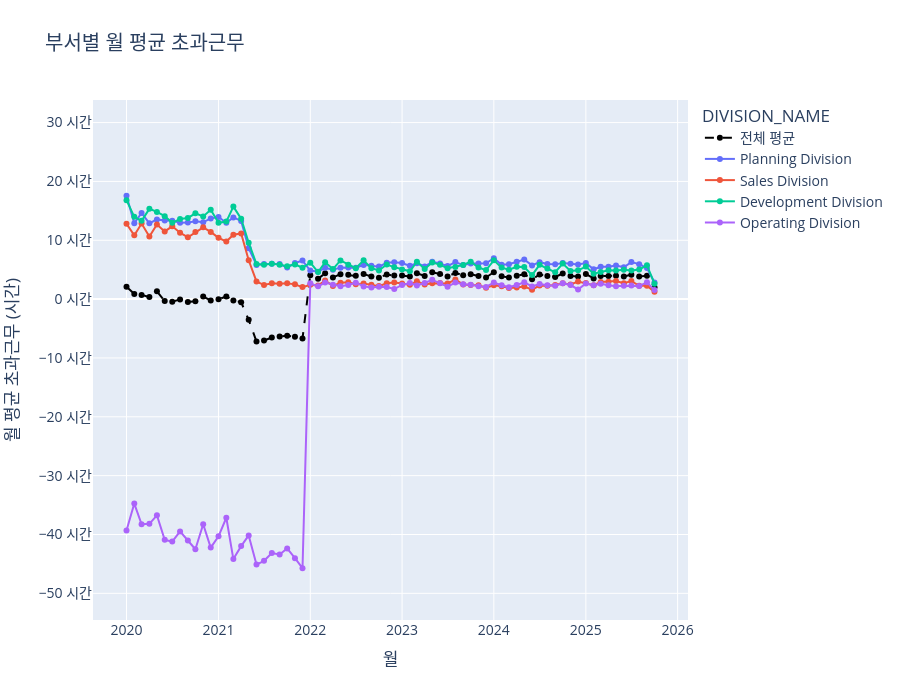

Notebook code for this chart:
### Code cell
# 2. 필요한 모듈 임포트
import pandas as pd
import plotly.graph_objects as go
import plotly.io as pio
from IPython.display import display

from services.data_preparer import prepare_proposal_13_data
from services.proposal_views.proposal_13_view import create_figure_and_df

# --- 테스트 실행 ---

# 1. app.py의 역할 (1): 데이터 준비 함수를 호출하여 필요한 데이터를 미리 로드합니다.
print("Step 1: `data_preparer`를 통해 분석용 데이터와 순서 정보를 준비합니다...")
# 글로벌 필터는 모두 기본값('전체')으로 호출
data_bundle = prepare_proposal_13_data() 
analysis_df = data_bundle.get("analysis_df", pd.DataFrame())
order_map = data_bundle.get("order_map", {})
print(" -> 데이터 준비 완료!")


# 2. app.py의 역할 (2): 사용자가 Streamlit 위젯을 통해 필터를 선택했다고 가정합니다.

# 2-1. app.py에 있을 차원 설정(Dimension Config) 정의
DIMENSION_CONFIG = {
    '부서별': {'type': 'hierarchical', 'top': 'DIVISION_NAME', 'sub': 'OFFICE_NAME'},
    '직무별': {'type': 'hierarchical', 'top': 'JOB_L1_NAME', 'sub': 'JOB_L2_NAME'},
    '직위직급별': {'type': 'hierarchical', 'top': 'POSITION_NAME', 'sub': 'GRADE_ID'}, # 직위/직급은 계층형으로 처리
    '성별': {'type': 'flat', 'col': 'GENDER'},
    '연령별': {'type': 'flat', 'col': 'AGE_BIN'},
    '경력연차별': {'type': 'flat', 'col': 'CAREER_BIN'},
    '연봉구간별': {'type': 'flat', 'col': 'SALARY_BIN'},
    '지역별': {'type': 'flat', 'col': 'REGION_CATEGORY'},
    '계약별': {'type': 'flat', 'col': 'CONT_CATEGORY'}
}

# 2-2. 사용자 선택 시뮬레이션
# ----- 테스트하고 싶은 값으로 변경 -----
selected_dimension_ui = '부서별'
drilldown_selection = '전체'
# -----------------------------------

print(f"Step 2: 사용자가 '{selected_dimension_ui}' 차원을, '{drilldown_selection}' 그룹으로 보기를 선택했습니다.")


# 3. app.py의 역할 (3): view 함수에 준비된 모든 데이터와 필터 값을 전달하여 결과물 생성
print("Step 3: `view` 모듈을 호출하여 그래프와 요약 테이블을 생성합니다...")
if not analysis_df.empty:
    fig, aggregate_df = create_figure_and_df(
        analysis_df=analysis_df, 
        dimension_ui_name=selected_dimension_ui, 
        drilldown_selection=drilldown_selection,
        dimension_config=DIMENSION_CONFIG,
        order_map=order_map
    )
    print(" -> 생성 완료!")
else:
    print(" -> 분석할 데이터가 없어 빈 결과물을 생성합니다.")
    fig, aggregate_df = go.Figure(), pd.DataFrame()


# --- 결과 확인 ---

# 4. ipynb에서 생성된 그래프를 확인합니다.
print("\n--- [결과 1] 생성된 Plotly 그래프 ---")
# pio.renderers.default = 'vscode' 
fig.show()

# 5. ipynb에서 생성된 요약 테이블(aggregate_df)을 확인합니다.
print(f"\n--- [결과 2] 생성된 요약 테이블 ---")
display(aggregate_df)
